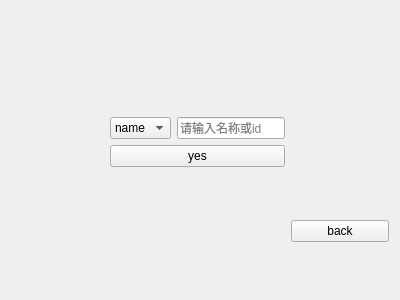
<?xml version="1.0" encoding="UTF-8"?>
<ui version="4.0">
 <class>guihuan1</class>
 <widget class="QWidget" name="guihuan1">
  <property name="geometry">
   <rect>
    <x>0</x>
    <y>0</y>
    <width>400</width>
    <height>300</height>
   </rect>
  </property>
  <property name="minimumSize">
   <size>
    <width>400</width>
    <height>300</height>
   </size>
  </property>
  <property name="maximumSize">
   <size>
    <width>400</width>
    <height>300</height>
   </size>
  </property>
  <property name="windowTitle">
   <string>back</string>
  </property>
  <layout class="QGridLayout" name="gridLayout">
   <item row="0" column="1">
    <spacer name="verticalSpacer_2">
     <property name="orientation">
      <enum>Qt::Vertical</enum>
     </property>
     <property name="sizeHint" stdset="0">
      <size>
       <width>20</width>
       <height>95</height>
      </size>
     </property>
    </spacer>
   </item>
   <item row="1" column="0">
    <spacer name="horizontalSpacer">
     <property name="orientation">
      <enum>Qt::Horizontal</enum>
     </property>
     <property name="sizeHint" stdset="0">
      <size>
       <width>76</width>
       <height>20</height>
      </size>
     </property>
    </spacer>
   </item>
   <item row="1" column="1">
    <layout class="QVBoxLayout" name="verticalLayout">
     <item>
      <layout class="QHBoxLayout" name="horizontalLayout">
       <item>
        <widget class="QComboBox" name="comboBox">
         <item>
          <property name="text">
           <string>name</string>
          </property>
         </item>
         <item>
          <property name="text">
           <string>id</string>
          </property>
         </item>
        </widget>
       </item>
       <item>
        <widget class="QLineEdit" name="lineEdit">
         <property name="placeholderText">
          <string>请输入名称或id</string>
         </property>
        </widget>
       </item>
      </layout>
     </item>
     <item>
      <widget class="QPushButton" name="pushButton">
       <property name="text">
        <string>yes</string>
       </property>
      </widget>
     </item>
    </layout>
   </item>
   <item row="1" column="2">
    <spacer name="horizontalSpacer_2">
     <property name="orientation">
      <enum>Qt::Horizontal</enum>
     </property>
     <property name="sizeHint" stdset="0">
      <size>
       <width>72</width>
       <height>20</height>
      </size>
     </property>
    </spacer>
   </item>
   <item row="2" column="1">
    <spacer name="verticalSpacer">
     <property name="orientation">
      <enum>Qt::Vertical</enum>
     </property>
     <property name="sizeHint" stdset="0">
      <size>
       <width>20</width>
       <height>116</height>
      </size>
     </property>
    </spacer>
   </item>
   <item row="2" column="2">
    <widget class="QPushButton" name="pushButton_2">
     <property name="text">
      <string>back</string>
     </property>
    </widget>
   </item>
  </layout>
 </widget>
 <resources/>
 <connections/>
</ui>
